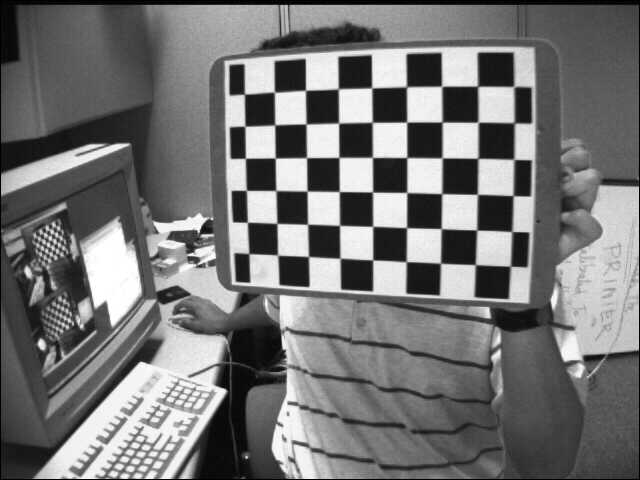
#> input picture data/calib/left01.jpg, 640 x 480 px
$ python -i filtering.py   (imports and definitions only)   (older library calls are emulated)
#> lines starting #> are read from the running program, lines starting #| are printed output that depends on the picture
#> further down, picture is the input picture: shape (480, 640); min 0, max 255, mean 116.6
"""Linear filtering, denoising, gradients and frequency analysis (rubric 1.2)."""
from __future__ import annotations

import cv2
import numpy as np


# ----------------------------------------------------------------- noise & metrics
# [13 lines left out: functions add_gaussian_noise, add_salt_pepper, not called in this run]


def psnr(a, b):
    mse = np.mean((a.astype(np.float64) - b.astype(np.float64)) ** 2)
    return float("inf") if mse == 0 else 10 * np.log10(255.0 ** 2 / mse)


# ----------------------------------------------------------------- spatial filters
# [16 lines left out: function convolve2d_naive, not called in this run]


def box_filter(img, k=5):
    return cv2.blur(img, (k, k))


def gaussian_filter(img, k=5, sigma=0):
    return cv2.GaussianBlur(img, (k, k), sigma)


def median_filter(img, k=5):
    return cv2.medianBlur(img, k)


def bilateral_filter(img, d=9, sigma_color=50, sigma_space=50):
    return cv2.bilateralFilter(img, d, sigma_color, sigma_space)


# [18 lines left out: functions denoise_comparison, sobel_gradients, not called in this run]


def canny_edges(gray, low=None, high=None, pct=90, ratio=0.4):
    """Canny edges. If thresholds are not given they are derived from the image's own gradients:
    high = the `pct`-th percentile of the Sobel magnitude, low = ratio * high.

    (A median-intensity rule, common in tutorials, ties thresholds to brightness instead of contrast and
    returned an almost empty edge map on low-contrast leaf images, so gradient statistics are used.)
    """
#> called with pct = 90, ratio = 0.4
    blur = cv2.GaussianBlur(gray, (5, 5), 1.4)
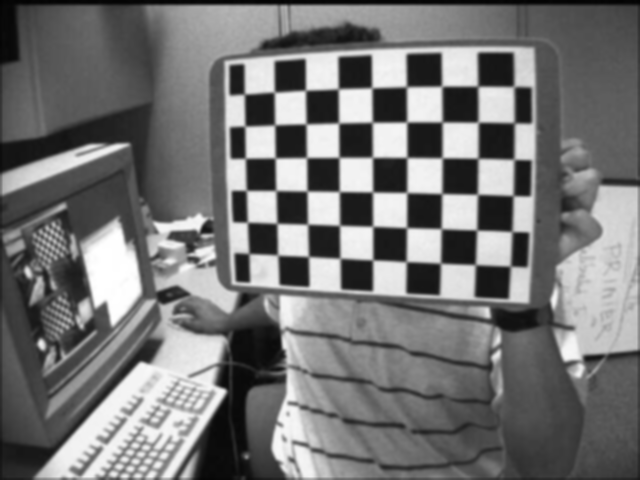
#> blur: shape (480, 640); min 2, max 255, mean 116.7
    if low is None or high is None:
        gx = cv2.Sobel(blur, cv2.CV_32F, 1, 0, ksize=3)
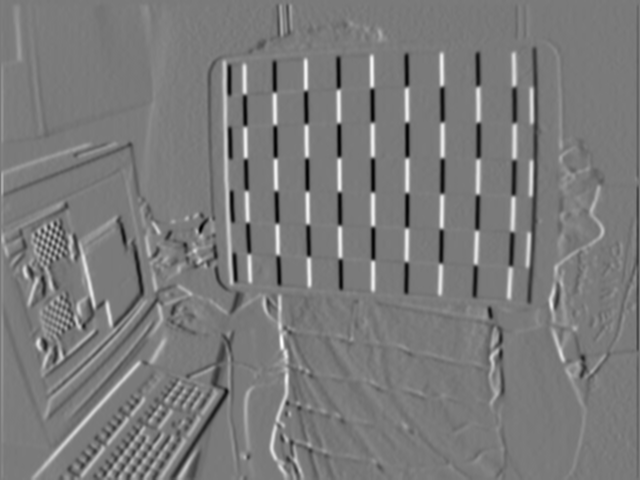
#> gx: shape (480, 640) float32; min -436, max 471, mean 0.6; drawn with min black and max white
        gy = cv2.Sobel(blur, cv2.CV_32F, 0, 1, ksize=3)
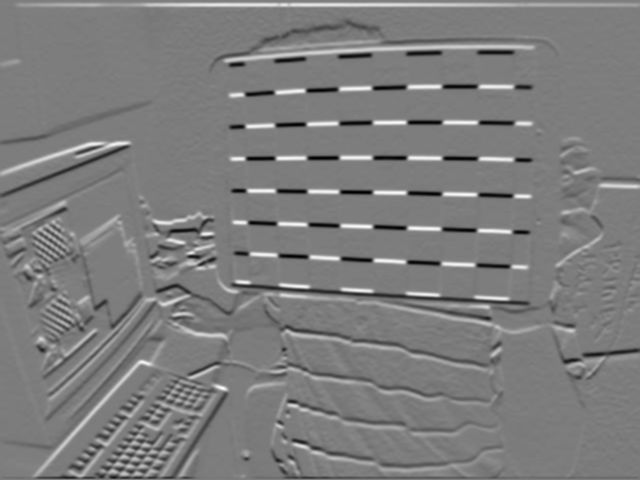
#> gy: shape (480, 640) float32; min -439, max 456, mean 1.2; drawn with min black and max white
        high = float(np.percentile(np.hypot(gx, gy), pct))
#> high = 193.3
        low = ratio * high
#> low = 77.32
    return cv2.Canny(blur, low, high, L2gradient=True)
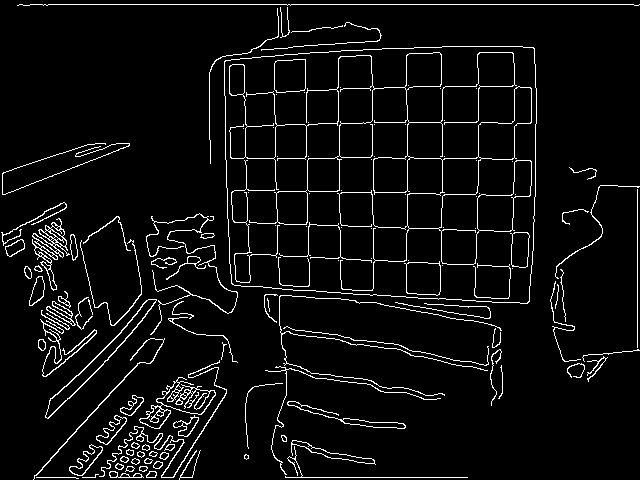
#> returned value: shape (480, 640); 5.4% white in thin lines or dots


# ----------------------------------------------------------------- frequency domain
# [26 lines left out: functions fft_spectrum, fft_filter, normalise_uint8, not called in this run]

>>> import cv2
>>> picture = cv2.imread('../data/calib/left01.jpg', cv2.IMREAD_GRAYSCALE)
>>> result = canny_edges(picture)

$ run again, on data/calib/left02.jpg
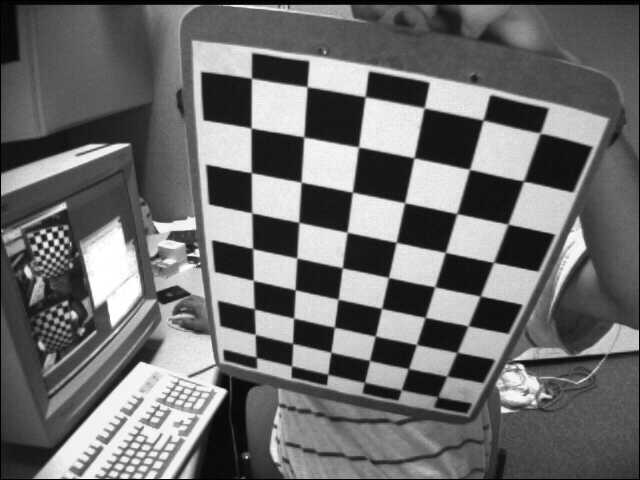
#> input picture data/calib/left02.jpg, 640 x 480 px
#> picture is the input picture: shape (480, 640); min 0, max 255, mean 109
#> in canny_edges, `gy = cv2.Sobel(blur, cv2.CV_32F, 0, 1, ksize=3)`:
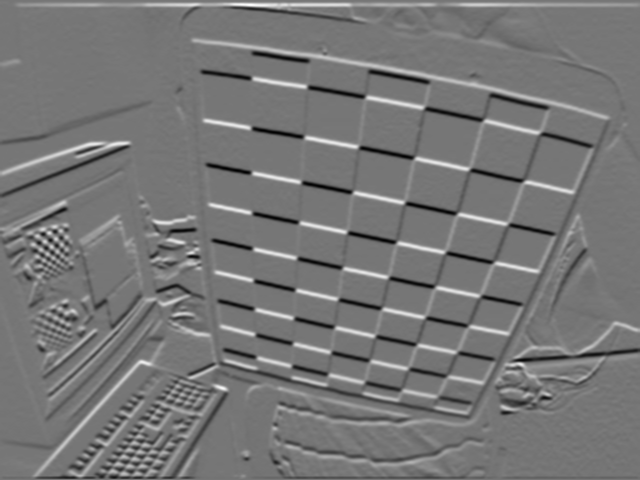
#> gy: shape (480, 640) float32; min -417, max 479, mean 1.2; drawn with min black and max white
#> high = 201.1
#> low = 80.45
#> in canny_edges, `return cv2.Canny(blur, low, high, L2gradient=True)`:
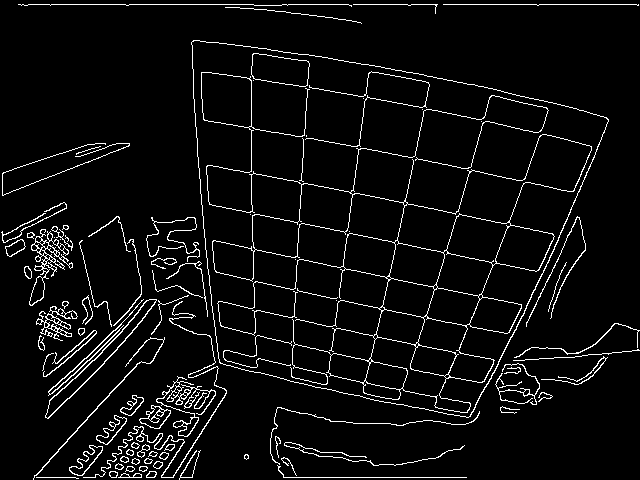
#> returned value: shape (480, 640); 5.3% white in thin lines or dots

$ run again, on data/calib/left03.jpg
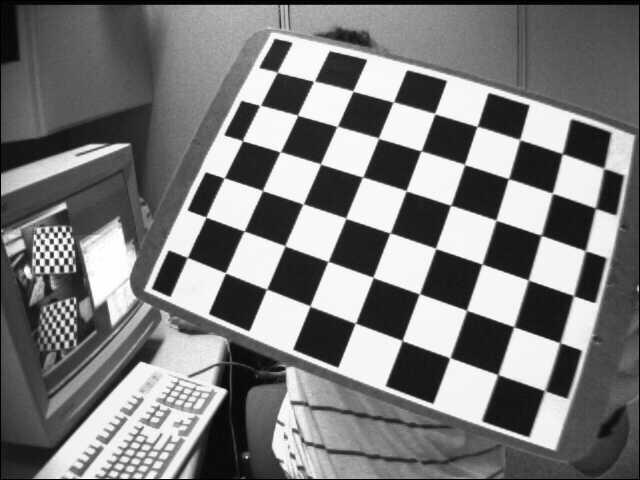
#> input picture data/calib/left03.jpg, 640 x 480 px
#> picture is the input picture: shape (480, 640); min 0, max 255, mean 122.9
#> in canny_edges, `gy = cv2.Sobel(blur, cv2.CV_32F, 0, 1, ksize=3)`:
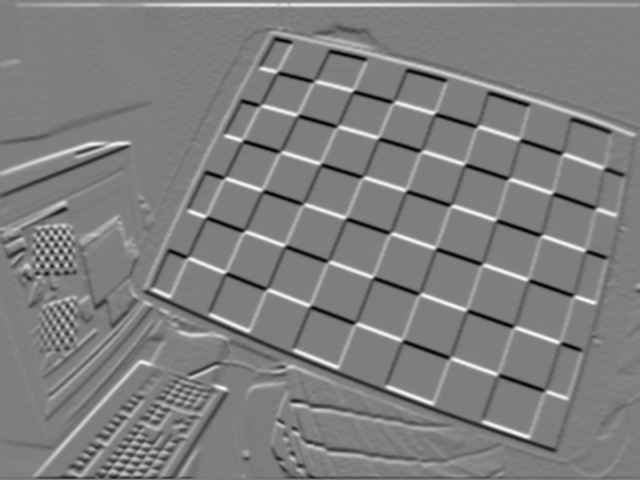
#> gy: shape (480, 640) float32; min -447, max 452, mean 1.3; drawn with min black and max white
#> high = 222.1
#> low = 88.84
#> in canny_edges, `return cv2.Canny(blur, low, high, L2gradient=True)`:
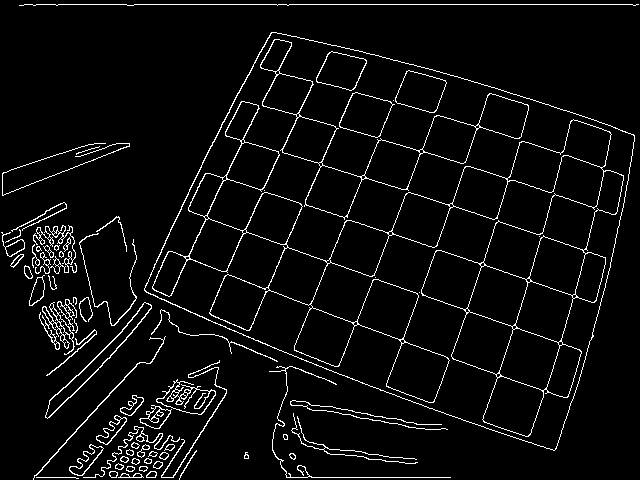
#> returned value: shape (480, 640); 4.9% white in thin lines or dots

$ run again, on data/calib/left04.jpg
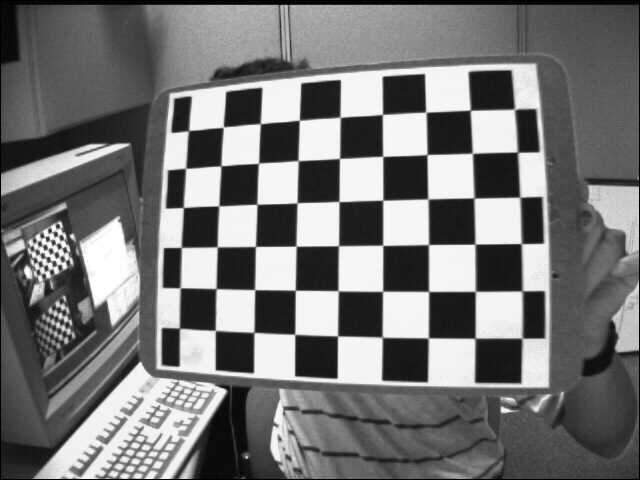
#> input picture data/calib/left04.jpg, 640 x 480 px
#> picture is the input picture: shape (480, 640); min 0, max 255, mean 117.8
#> in canny_edges, `gy = cv2.Sobel(blur, cv2.CV_32F, 0, 1, ksize=3)`:
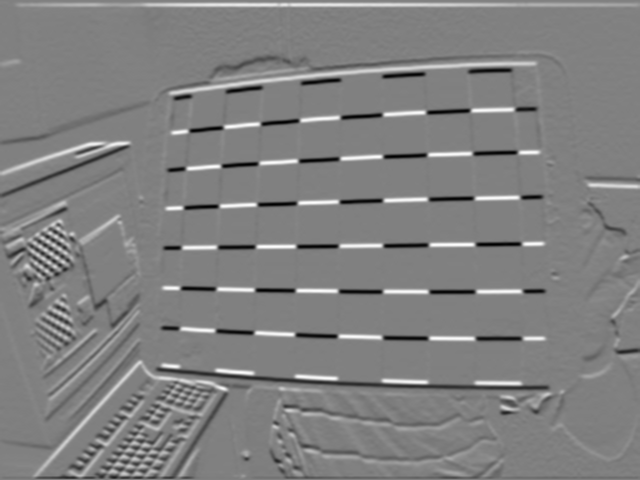
#> gy: shape (480, 640) float32; min -463, max 456, mean 1.1; drawn with min black and max white
#> high = 216.9
#> low = 86.76
#> in canny_edges, `return cv2.Canny(blur, low, high, L2gradient=True)`:
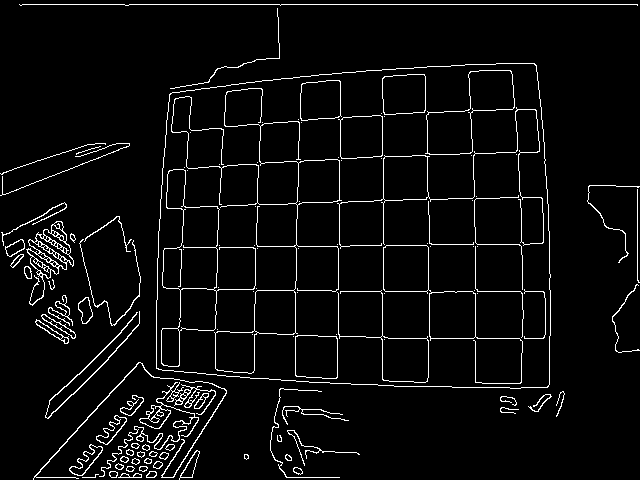
#> returned value: shape (480, 640); 4.6% white in thin lines or dots
